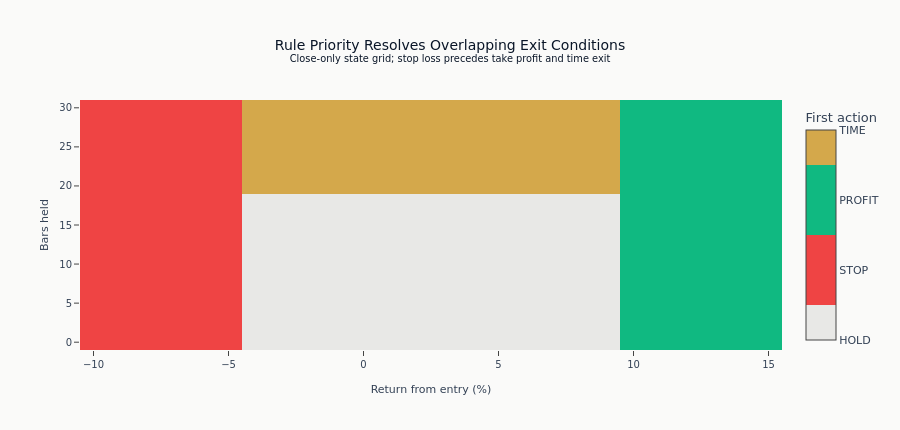

Source (notebook cell):
### Markdown cell above
The colorbar names each action directly so the categorical codes never require
interpretation from the reader.

### Code cell
fig = go.Figure(
    go.Heatmap(
        x=return_grid,
        y=bars_grid,
        z=exit_surface,
        zmin=0,
        zmax=3,
        colorscale=exit_scale,
        colorbar=dict(
            title="First action",
            tickmode="array",
            tickvals=[0, 1, 2, 3],
            ticktext=["HOLD", "STOP", "PROFIT", "TIME"],
        ),
        hovertemplate="Return %{x}%<br>Bars %{y}<br>Action code %{z}<extra></extra>",
    )
)
fig.update_layout(
    title=(
        "Rule Priority Resolves Overlapping Exit Conditions"
        "<br><sup>Close-only state grid; stop loss precedes take profit and time exit</sup>"
    ),
    xaxis_title="Return from entry (%)",
    yaxis_title="Bars held",
    height=430,
)
fig.show()

### Figure 1 — Plotly figure (JSON) as saved in the notebook; plotly's stock layout.template omitted (floating-point values rounded to 4 significant figures; data arrays with more than 128 entries replaced by an {"elided": "..."} marker saying what was removed)
{"data": [{"colorbar": {"tickmode": "array", "ticktext": ["HOLD", "STOP", "PROFIT", "TIME"], "tickvals": [0, 1, 2, 3], "title": {"text": "First action"}}, "colorscale": [[0.0, "#e8e8e6"], [0.1667, "#e8e8e6"], [0.1667, "#ef4444"], [0.5, "#ef4444"], [0.5, "#10b981"], [0.8333, "#10b981"], [0.8333, "#D4A84B"], [1.0, "#D4A84B"]], "hovertemplate": "Return %{x}%<br>Bars %{y}<br>Action code %{z}<extra></extra>", "type": "heatmap", "x": [-10, -9, -8, -7, -6, -5, -4, -3, -2, -1, 0, 1, 2, 3, 4, 5, 6, 7, 8, 9, 10, 11, 12, 13, 14, 15], "y": [0, 2, 4, 6, 8, 10, 12, 14, 16, 18, 20, 22, 24, 26, 28, 30], "z": {"elided": "16x26 int values"}, "zmax": 3, "zmin": 0}], "layout": {"height": 430, "title": {"text": "Rule Priority Resolves Overlapping Exit Conditions<br><sup>Close-only state grid; stop loss precedes take profit and time exit</sup>"}, "xaxis": {"title": {"text": "Return from entry (%)"}}, "yaxis": {"title": {"text": "Bars held"}}}}
